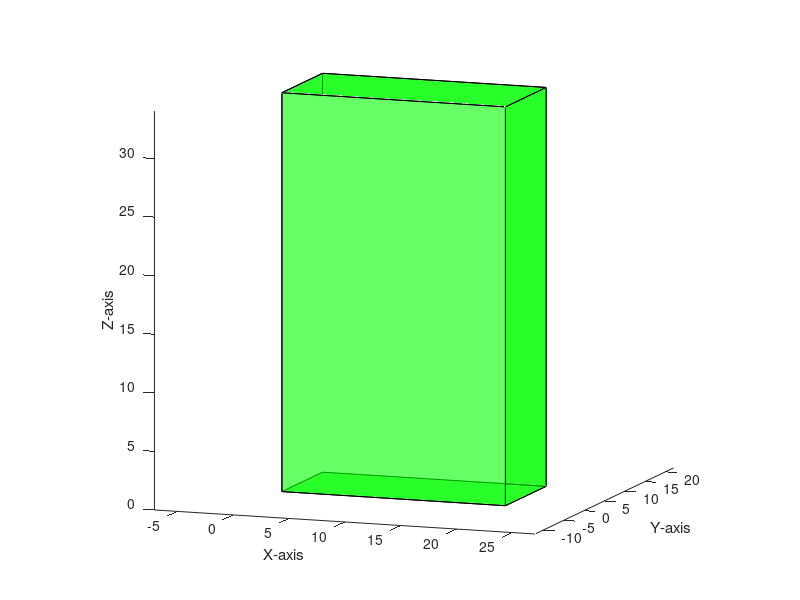
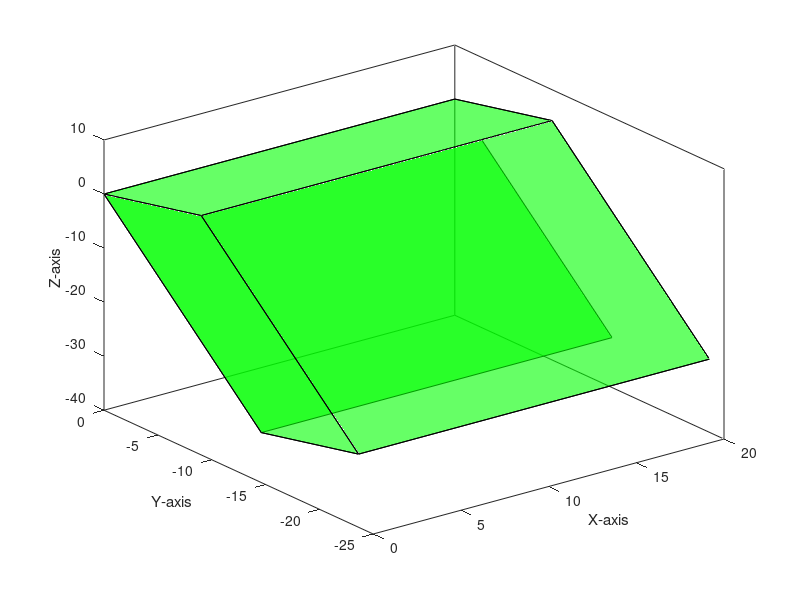

These figures' MATLAB source, in order:
close all
clear all
clc

psi = 2*pi*rand;
theta = 2*pi*rand;
phi = 2*pi*rand;

%% Define cube
H=[0 20 0 20 0 20 0 20; 0 0 10 10 0 0 10 10; 0 0 0 0 34.05 34.05 34.05 34.05]; %Vertices of the 6U cubesat in cm
S=[1 2 4 3; 1 2 6 5; 1 3 7 5; 3 4 8 7; 2 4 8 6; 5 6 8 7]; %Surfaces of the cube

%% Plot of stationary cube
figure(1)
hold on
H1 = zeros(size(S,1),4) ;
H2 = zeros(size(S,1),4) ;
H3 = zeros(size(S,1),4) ;
xlabel('X-axis');
ylabel('Y-axis') ;
zlabel('Z-axis');
for i=1:size(S,1)    
    Si=S(i,:); 
   fill3(H(1,Si),H(2,Si),H(3,Si),'g','facealpha',0.6)
end
axis equal, axis on, hold off, view(20,10)

%% Rotation along x, y and z axes
if ~exist('theta','var')
  th = linspace(psi,theta,phi);
else
  th = linspace(0,theta,10) ; % Specify the range of theta upto which rotation needs to be done
end
hold off

%% Plot of rotation cube
figure(2)
for i = 1:length(th)
    
    Rx = [1 0 0 ; 0 cos(th(i)) -sin(th(i)) ; 0 sin(th(i)) cos(th(i))] ; % Rotation matrix for rotation along x-axis
    Ry = [cos(th(i)) 0 sin(th(i)) ; 0 1 0 ; -sin(th(i)) 0 cos(th(i))] ; % Rotation matrix for rotation along y-axis
    Rz = [cos(th(i)) -sin(th(i)) 0 ; sin(th(i)) cos(th(i)) 0 ; 0 0 1];  % Rotation matrix for rotation along z-axis
    
    
    %% Rotate the vertices 
    H1 = zeros(size(H));
    for j = 1:size(H,2)
        H1(:,j) = Rx*H(:,j); % Make changes to rotate the particular axis
    end
    for k=1:size(S,1)  
        % Makes axes constant
        xlabel('X-axis'); 
        ylabel('Y-axis') ;
        zlabel('Z-axis');
        
        Si=S(k,:); 
        fill3(H1(1,Si),H1(2,Si),H1(3,Si),'g','facealpha',0.6)
        hold on
    end
    drawnow
    pause(1)
    hold off
end
